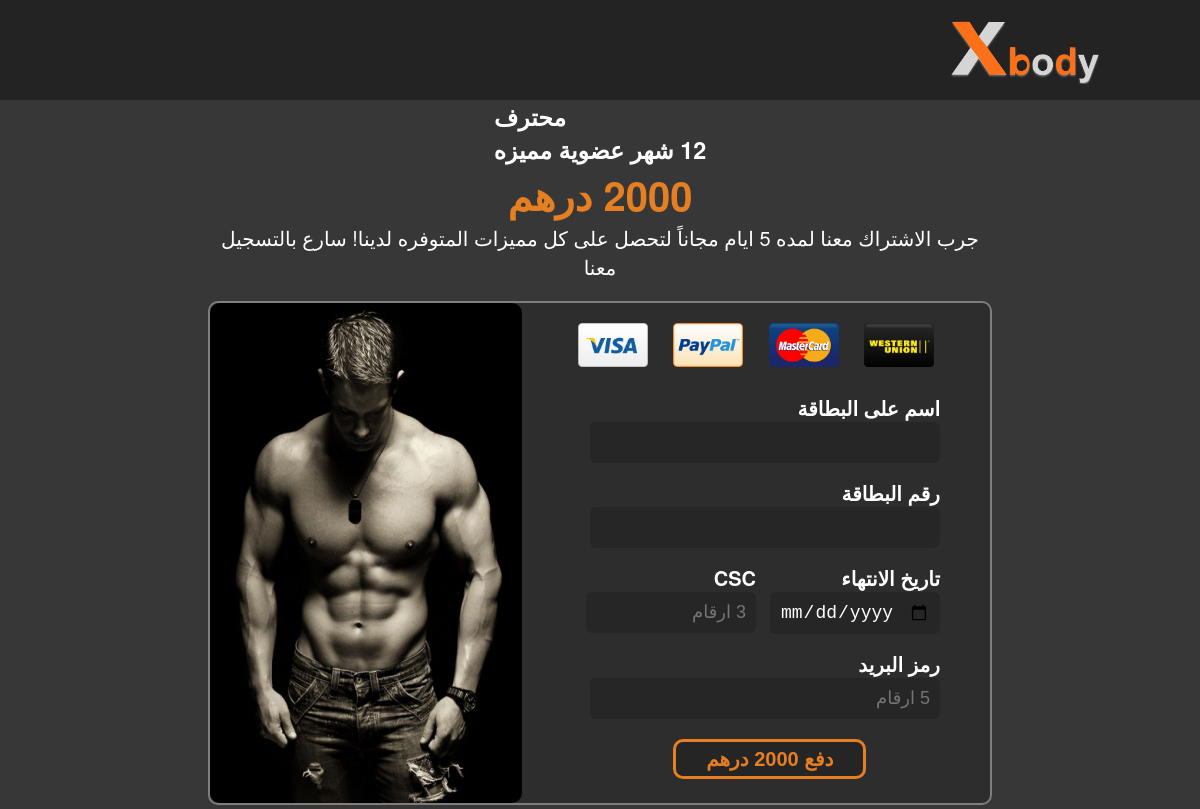
The app's page /PHP/paiement.php?id=2 with its own data.
### tables this page shows
CREATE TABLE `offre` (
  `id_offre` int(11) NOT NULL,
  `type` varchar(25) NOT NULL,
  `duree_abonnement` varchar(25) NOT NULL,
  `prix` varchar(25) NOT NULL,
  `discription` varchar(200) NOT NULL,
  `reduction` varchar(5) DEFAULT NULL
);

### PHP/paiement.php (the view, shortened to what this page needs)
<!DOCTYPE html>
<html lang="en">
  <head>
    <link rel="stylesheet" href="../CSS/paiment.css" />
  </head>
  <body>
    <header>
      <img id="logo" src="../images/small_logo2.png" />
    </header>
    <div class="plans_price">
    <?php
      try{
        $bd = new PDO('mysql:host=localhost;dbname=projet-web;
        charset=utf8', 'root', '');
      } catch(Exception $e) {
        die('Error : '.$e->getMessage());
      }
      if(!empty($_GET['id'])){
        $id = $_GET['id'];
        $request = $bd->query('select * from offre where id_offre='.$id);
        $offre = $request->fetch();
      }
      else{
        die(print_r( $bd->errorInfo()));
        exit();
      }
    ?>
      <h3><?=$offre[1]?></h3>
      <h3><?=$offre[2]?></h3>
      <h1><?=$offre[3]?></h1>
      <p>
      <?=$offre[4]?>
      </p>
    </div>
    <div class="box">
      <div class="left_img">
        <img src="../images/paiement_photo.jpg" />
      </div>
      <div class="formulaire">
        <div class="card_icons">
          <img src="../images/cardIcons/Free-Credit-Card-Logo-104.png" />
          <img src="../images/cardIcons/Free-Credit-Card-Logo-56.png" />
          <img src="../images/cardIcons/Free-Credit-Card-Logo-68.png" />
          <img src="../images/cardIcons/Free-Credit-Card-Logo-92.png" />
        </div>
        <form method="post">
          <div class="inputBox">
            <h4>اسم على البطاقة</h4>
            <input
              type="text"
              name="nom"
              id="name_on_card"
              onkeyup="check_name_on_card();"
            />
            <h4>رقم البطاقة</h4>
            <input
              type="text"
              name="number"
              id="card_number"
              size="16"
              maxlength="16"
              onkeyup="check_card_number();"
            />
            <div class="card_info">
              <div class="date">
                <h4>تاريخ الانتهاء</h4>
                <input
                  type="date"
                  name="date"
                  id="expiry_date"
                  size="7"
                  maxlength="7"
                  placeholder="YY/MM"
                  onkeyup="check_expiry_date();"
                />
              </div>
              <div class="code">
                <h4>CSC</h4>
                <input
                  type="text"
                  name="csc"
                  id="csc"
                  size="3"
                  maxlength="3"
                  placeholder="3 ارقام"
                  onkeyup="check_csc();"
                />
              </div>
            </div>
            <h4>رمز البريد</h4>
            <input
              type="text"
              name="key"
              id="code_postal"
              size="5"
              maxlength="5"
              placeholder="5 ارقام"
              onkeyup="check_code_postal()"
            />
            <button type="submit" id="pay"><?="دفع ".$offre[3]?></button>
          </div>
        </form>
      </div>
    </div>
  </body>
</html>

### CSS/paiment.css (style rules this page uses)
* { padding: 0; margin: 0; }
body { color: rgb(255, 255, 255); font-size: 20px; font-family: Helvetica Neue, Helvetica, Roboto, Arial, sans-serif; background: #373737; }
header { width: 100%; height: 100px; background-color: rgba(0, 0, 0, 0.37); }
#logo { width: 150px; float: right; margin: 20px 100px; }
.plans_price { width: 50%; min-width: 780px; margin: 0 auto; margin-bottom: 20px; direction: rtl; text-align: center; display: block; }
.plans_price h1 { color: #e67e22; }
.box { width: 50%; min-width: 780px; height: 500px; display: block; direction: rtl; background-color: rgba(0, 0, 0, 0.18); border: 2px solid #7e7e7e; border-radius: 10px; margin: 0 auto; }
.left_img { float: left; width: 40%; height: 100%; }
.left_img img { width: 100%; height: 100%; border-radius: 10px; }
.formulaire { width: 60%; }
.card_icons { margin: 10px auto; text-align: center; }
.card_icons img { width: 70px; margin: 10px; }
.inputBox { margin: 0 50px; }
#name_on_card, #card_number, #code_postal { width: 330px; background: #262626; outline: none; border: none; padding: 10px; border-radius: 6px; color: #fff; font-size: 18px; margin-bottom: 15px; }
#expiry_date, #csc { width: 150px; background: #262626; outline: none; border: none; padding: 10px; border-radius: 6px; color: #fff; font-size: 18px; margin-bottom: 15px; }
.card_info { display: flex; }
.date, .code { width: 50%; }
#pay { font-size: 20px; font-weight: bold; color: #e67e22; background-color: rgba(0, 0, 0, 0.18); border: 3px solid #e67e22; border-radius: 10px; padding: 5px 30px; margin: 5px 20%; float: right; direction: rtl; }

### records on screen
offre: type "محترف", duree_abonnement "12 شهر عضوية مميزه", prix "2000 درهم", discription "جرب الاشتراك معنا لمده 5 ايام مجاناً لتحصل على كل مميزات المتوفره لدينا! سارع بالتسجيل معنا"
